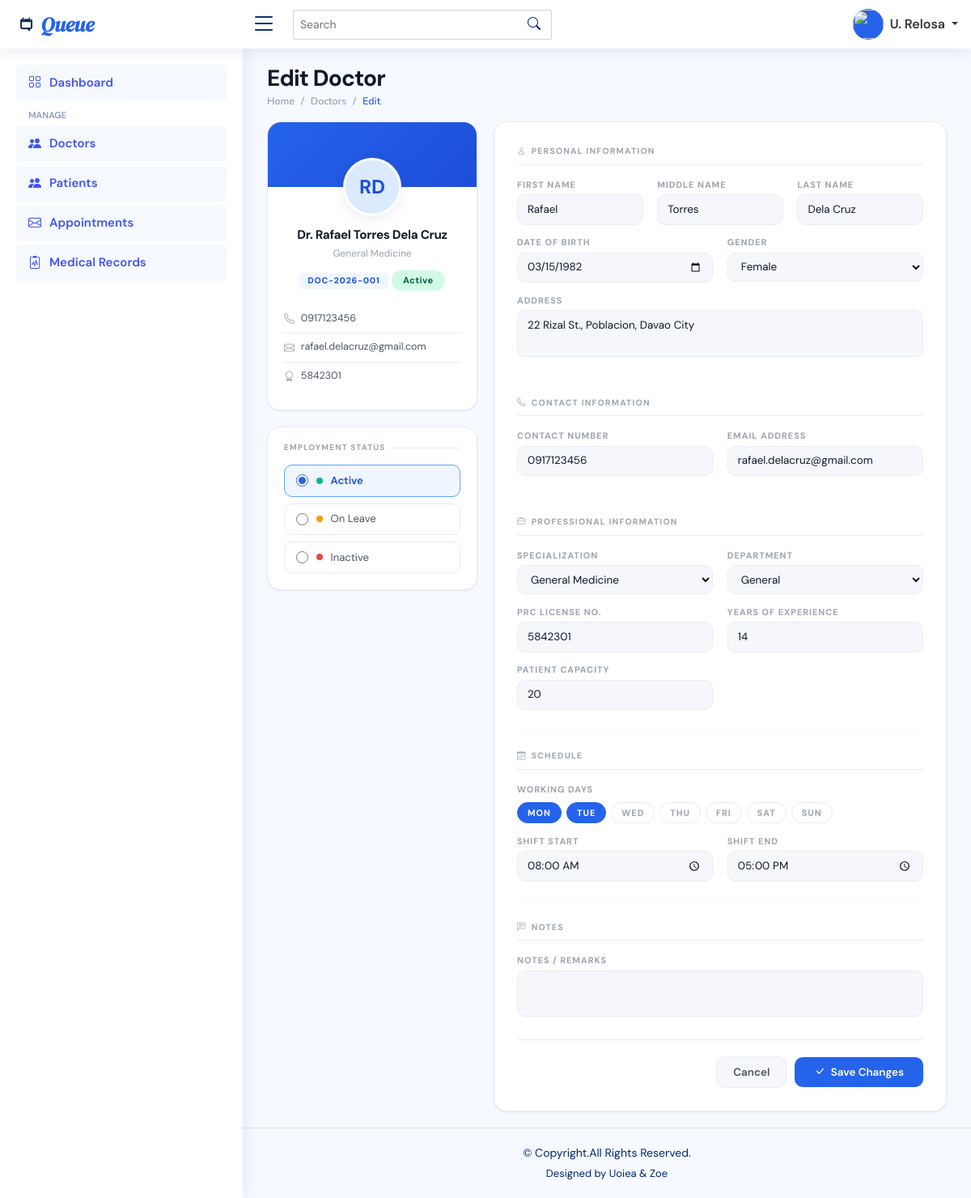
Page /public/admin/editDoctor.php?id=21 (signed in) on the committed database.
### tables this page shows
CREATE TABLE `doctors` (
  `id` int(11) NOT NULL,
  `doctorCode` varchar(20) DEFAULT NULL,
  `firstName` varchar(100) NOT NULL,
  `middleName` varchar(100) DEFAULT NULL,
  `lastName` varchar(100) NOT NULL,
  `gender` enum('Male','Female','Other') DEFAULT NULL,
  `dateOfBirth` date DEFAULT NULL,
  `specialization` varchar(100) DEFAULT NULL,
  `department` varchar(100) DEFAULT NULL,
  `contactNumber` varchar(20) DEFAULT NULL,
  `emailAddress` varchar(150) DEFAULT NULL,
  `address` text DEFAULT NULL,
  `employmentStatus` enum('Active','Inactive') NOT NULL DEFAULT 'Active',
  `status` enum('On Duty','Break','Off Duty') NOT NULL DEFAULT 'Off Duty',
  `patientCapacity` int(11) DEFAULT 20,
  `photoUrl` varchar(255) DEFAULT NULL,
  `prcLicenseNo` varchar(50) DEFAULT NULL,
  `yearsOfExperience` int(11) DEFAULT 0,
  `createdAt` timestamp NOT NULL DEFAULT current_timestamp(),
  `updatedAt` timestamp NOT NULL DEFAULT current_timestamp() ON UPDATE current_timestamp(),
  `notes` text DEFAULT NULL
);

### app/models/doctorModel.php (called while the page is built, shortened)
<?php
class DoctorModel
{
    private $conn;
    public function __construct($conn)
    {
        $this->conn = $conn;
    }
    public function getDoctorById($id)
    {
        $stmt = $this->conn->prepare("
            SELECT d.*,
                GROUP_CONCAT(
                    DISTINCT ds.dayOfWeek
                    ORDER BY FIELD(
                        ds.dayOfWeek,
                        'Monday','Tuesday','Wednesday',
                        'Thursday','Friday','Saturday','Sunday'
                    )
                    SEPARATOR ','
                ) AS workingDays,
                MIN(ds.shiftStart) AS shiftStart,
                MAX(ds.shiftEnd) AS shiftEnd
            FROM doctors d
            LEFT JOIN doctorSchedules ds ON ds.doctorId = d.id
            WHERE d.id = ?
            GROUP BY d.id
        ");
        $stmt->bind_param('i', $id);
        $stmt->execute();
        return $stmt->get_result()->fetch_assoc();
    }
}

### public/admin/editDoctor.php (the view, shortened to what this page needs)
<?php
require_once('../../app/config/config.php');
require_once('../../app/models/DoctorModel.php');
$id = (int)($_GET['id'] ?? 0);
$doctorModel = new DoctorModel($conn);
$doc = $doctorModel->getDoctorById($id);
$workingDays = $doc['workingDays'] ? explode(',', $doc['workingDays']) : [];
$fullname = 'Dr. ' . $doc['firstName'] . ' ' . ($doc['middleName'] ? $doc['middleName'] . ' ' : '') . $doc['lastName'];
$specs = ['General Medicine', 'Cardiology', 'Pediatrics', 'Dermatology', 'OB-GYN'];
$depts = ['General', 'Internal Medicine', 'Child Health', 'Skin & Hair', 'Maternal Care'];
$allDays = ['Monday', 'Tuesday', 'Wednesday', 'Thursday', 'Friday', 'Saturday', 'Sunday'];
$dayAbbr = [
    'Monday' => 'Mon',
    'Tuesday' => 'Tue',
    'Wednesday' => 'Wed',
    'Thursday' => 'Thu',
    'Friday' => 'Fri',
    'Saturday' => 'Sat',
    'Sunday' => 'Sun'
];
include('./includes/header.php');
include('./includes/topbar.php');
include('./includes/sidebar.php');
?>
<div class="pagetitle">
    <h1>Edit Doctor</h1>
    <nav>
        <ol class="breadcrumb">
            <li class="breadcrumb-item"><a href="index">Home</a></li>
            <li class="breadcrumb-item"><a href="doctors.php">Doctors</a></li>
            <li class="breadcrumb-item active">Edit</li>
        </ol>
    </nav>
</div>
<section class="section page-edit">
    <div class="edit-layout">
        <div class="edit-left-col">
            <div class="profile-card">
                <div class="profile-card-banner"></div>
                <div class="profile-card-body">
                    <div class="profile-card-avatar" id="sideAvatar">
                        <?= strtoupper(substr($doc['firstName'], 0, 1) . substr($doc['lastName'], 0, 1)) ?>
                    </div>
                    <div class="profile-card-name" id="sideName"><?= htmlspecialchars($fullname) ?></div>
                    <div class="profile-card-spec" id="sideSpec"><?= htmlspecialchars($doc['specialization']) ?></div>
                    <div class="profile-card-id"><?= htmlspecialchars($doc['doctorCode']) ?></div>
                    <?php
                    $es = $doc['employmentStatus'];
                    $esCls = $es === 'Active' ? 'active' : ($es === 'On Leave' ? 'on-leave' : 'inactive');
                    ?>
                    <div class="emp-status-badge <?= $esCls ?>" id="sideEmpStatus"><?= htmlspecialchars($es) ?></div>
                    <div class="profile-meta">
                        <div class="profile-meta-item"><i class="bi bi-telephone"></i><span><?= htmlspecialchars($doc['contactNumber'] ?? '—') ?></span></div>
                        <div class="profile-meta-item"><i class="bi bi-envelope"></i><span><?= htmlspecialchars($doc['emailAddress'] ?? '—') ?></span></div>
                        <div class="profile-meta-item"><i class="bi bi-award"></i><span><?= htmlspecialchars($doc['prcLicenseNo']) ?></span></div>
                    </div>
                </div>
            </div>
            <div class="status-card">
                <div class="status-card-title">Employment Status</div>
                <div class="status-radio-list" id="statusRadioList">
                    <?php
                    $statusOptions = [
                        ['value' => 'Active',   'color' => 'var(--green)'],
                        ['value' => 'On Leave', 'color' => 'var(--amber)'],
                        ['value' => 'Inactive', 'color' => 'var(--red)'],
                    ];
                    foreach ($statusOptions as $opt):
                        $isCurrent = ($es === $opt['value']);
                    ?>
                        <label class="status-radio-option <?= $isCurrent ? 'selected' : '' ?>"
                            onclick="selectStatus(this, '<?= $opt['value'] ?>')">
                            <input type="radio" name="emp_status_radio" value="<?= $opt['value'] ?>"
                                <?= $isCurrent ? 'checked' : '' ?>>
                            <span class="status-dot" style="background:<?= $opt['color'] ?>"></span>
                            <?= $opt['value'] ?>
                        </label>
                    <?php endforeach; ?>
                </div>
            </div>
        </div>
        <div class="form-card">
            <form id="editDoctorForm" onsubmit="saveDoctor(event)">
                <div class="form-section-title"><i class="bi bi-person"></i> Personal Information</div>
                <div class="form-grid three">
                    <div class="form-group">
                        <label>First Name</label>
                        <input type="text" name="first_name" value="<?= htmlspecialchars($doc['firstName']) ?>" required oninput="updateSidebar()">
                    </div>
                    <div class="form-group">
                        <label>Middle Name</label>
                        <input type="text" name="middle_name" value="<?= htmlspecialchars($doc['middleName'] ?? '') ?>">
                    </div>
                    <div class="form-group">
                        <label>Last Name</label>
                        <input type="text" name="last_name" value="<?= htmlspecialchars($doc['lastName']) ?>" required oninput="updateSidebar()">
                    </div>
                </div>
                <div class="form-grid" style="margin-top:.85rem;">
                    <div class="form-group">
                        <label>Date of Birth</label>
                        <input type="date" name="dob" value="<?= htmlspecialchars($doc['dateOfBirth'] ?? '') ?>">
                    </div>
                    <div class="form-group">
                        <label>Gender</label>
                        <select name="gender">
                            <option <?= $doc['gender'] === 'Female' ? 'selected' : '' ?>>Female</option>
                        </select>
                    </div>
                </div>
                <div class="form-grid full" style="margin-top:.85rem;">
                    <div class="form-group">
                        <label>Address</label>
                        <textarea name="address"><?= htmlspecialchars($doc['address'] ?? '') ?></textarea>
                    </div>
                </div>
                <hr class="form-sep">
                <div class="form-section-title"><i class="bi bi-telephone"></i> Contact Information</div>
                <div class="form-grid">
                    <div class="form-group">
                        <label>Contact Number</label>
                        <input type="tel" name="contact" value="<?= htmlspecialchars($doc['contactNumber'] ?? '') ?>">
                    </div>
                    <div class="form-group">
                        <label>Email Address</label>
                        <input type="email" name="email" value="<?= htmlspecialchars($doc['emailAddress'] ?? '') ?>">
                    </div>
                </div>
                <hr class="form-sep">
                <div class="form-section-title"><i class="bi bi-briefcase"></i> Professional Information</div>
                <div class="form-grid">
                    <div class="form-group">
                        <label>Specialization</label>
                        <select name="specialization" onchange="updateSidebar(); syncDepartment(this.value)">
                            <?php foreach ($specs as $s): ?>
                                <option <?= $doc['specialization'] === $s ? 'selected' : '' ?>><?= htmlspecialchars($s) ?></option>
                            <?php endforeach; ?>
                        </select>
                    </div>
                    <div class="form-group">
                        <label>Department</label>
                        <select name="department">
                            <?php foreach ($depts as $d_): ?>
                                <option <?= ($doc['department'] ?? '') === $d_ ? 'selected' : '' ?>><?= htmlspecialchars($d_) ?></option>
                            <?php endforeach; ?>
                        </select>
                    </div>
                    <div class="form-group">
                        <label>PRC License No.</label>
                        <input type="text" name="license" value="<?= htmlspecialchars($doc['prcLicenseNo']) ?>">
                    </div>
                    <div class="form-group">
                        <label>Years of Experience</label>
                        <input type="number" name="experience" min="0" max="60" value="<?= (int)$doc['yearsOfExperience'] ?>">
                    </div>
                    <div class="form-group">
                        <label>Patient Capacity</label>
                        <input type="number" name="capacity" min="1" value="<?= (int)$doc['patientCapacity'] ?>">
                    </div>
                </div>
                <hr class="form-sep">
                <div class="form-section-title"><i class="bi bi-calendar3"></i> Schedule</div>
                <div class="form-grid">
                    <div class="form-group" style="grid-column:1/-1;">
                        <label>Working Days</label>
                        <div class="days-grid">
                            <?php foreach ($allDays as $day): $active = in_array($day, $workingDays) ? 'active' : ''; ?>
                                <label class="day-chip <?= $active ?>" onclick="toggleDay(this)">
                                    <?= $dayAbbr[$day] ?>
                                </label>
                            <?php endforeach; ?>
                        </div>
                    </div>
                    <div class="form-group">
                        <label>Shift Start</label>
                        <input type="time" name="shiftStart" value="<?= htmlspecialchars($doc['shiftStart'] ?? '08:00') ?>">
                    </div>
                    <div class="form-group">
                        <label>Shift End</label>
                        <input type="time" name="shiftEnd" value="<?= htmlspecialchars($doc['shiftEnd'] ?? '17:00') ?>">
                    </div>
                </div>
                <hr class="form-sep">
                <div class="form-section-title"><i class="bi bi-chat-left-text"></i> Notes</div>
                <div class="form-grid full">
                    <div class="form-group">
                        <label>Notes / Remarks</label>
                        <textarea name="notes"><?= htmlspecialchars($doc['notes'] ?? '') ?></textarea>
                    </div>
                </div>
                <div class="form-actions">
                    <a href="doctors.php" class="btn-cancel-form">Cancel</a>
                    <button type="submit" class="btn-save"><i class="bi bi-check-lg"></i> Save Changes</button>
                </div>
            </form>
        </div>
    </div>
</section>
<?php include('./includes/footer.php'); ?>

### public/assets/css/style.css (style rules this page uses)
:root { scroll-behavior: smooth; }
body { font-family: "Open Sans", sans-serif; background: #f6f9ff; color: #444444; }
a { color: #4154f1; text-decoration: none; }
h1, h2, h3, h4, h5, h6 { font-family: "Nunito", sans-serif; }
.pagetitle { margin-bottom: 10px; }
.pagetitle h1 { font-size: 24px; margin-bottom: 0; font-weight: 600; color: #012970; }
.breadcrumb { font-size: 14px; font-family: "Nunito", sans-serif; color: #899bbd; font-weight: 600; }
.breadcrumb a { color: #899bbd; transition: 0.3s; }
.breadcrumb .breadcrumb-item::before { color: #899bbd; }
.breadcrumb .active { color: #51678f; font-weight: 600; }

### public/admin/includes/header.php (style rules this page uses)
body { font-family: 'DM Sans', sans-serif !important; }

### rows in the picture
doctors: firstName+lastName "RD", fullname "Dr. Rafael Torres Dela Cruz", specialization "General Medicine", doctorCode "DOC-2026-001", employmentStatus "Active", contactNumber "0917123456", emailAddress "rafael.delacruz@gmail.com", prcLicenseNo "5842301", employmentStatus "☑ Active", employmentStatus "☐ On Leave", employmentStatus "☐ Inactive", first_name "Rafael", middle_name "Torres", last_name "Dela Cruz", dob "03/15/1982", gender "Female", address "22 Rizal St., Poblacion, Davao City", contact "0917123456", email "rafael.delacruz@gmail.com", department "General", license "5842301", experience "14", capacity "20"

### other values in the picture
$shortName "U. Relosa"
$opt['value'] "Active"
$opt['value'] "On Leave"
$opt['value'] "Inactive"
$dayAbbr[$day] "MON"
$dayAbbr[$day] "TUE"
$dayAbbr[$day] "WED"
$dayAbbr[$day] "THU"
$dayAbbr[$day] "FRI"
$dayAbbr[$day] "SAT"
$dayAbbr[$day] "SUN"
